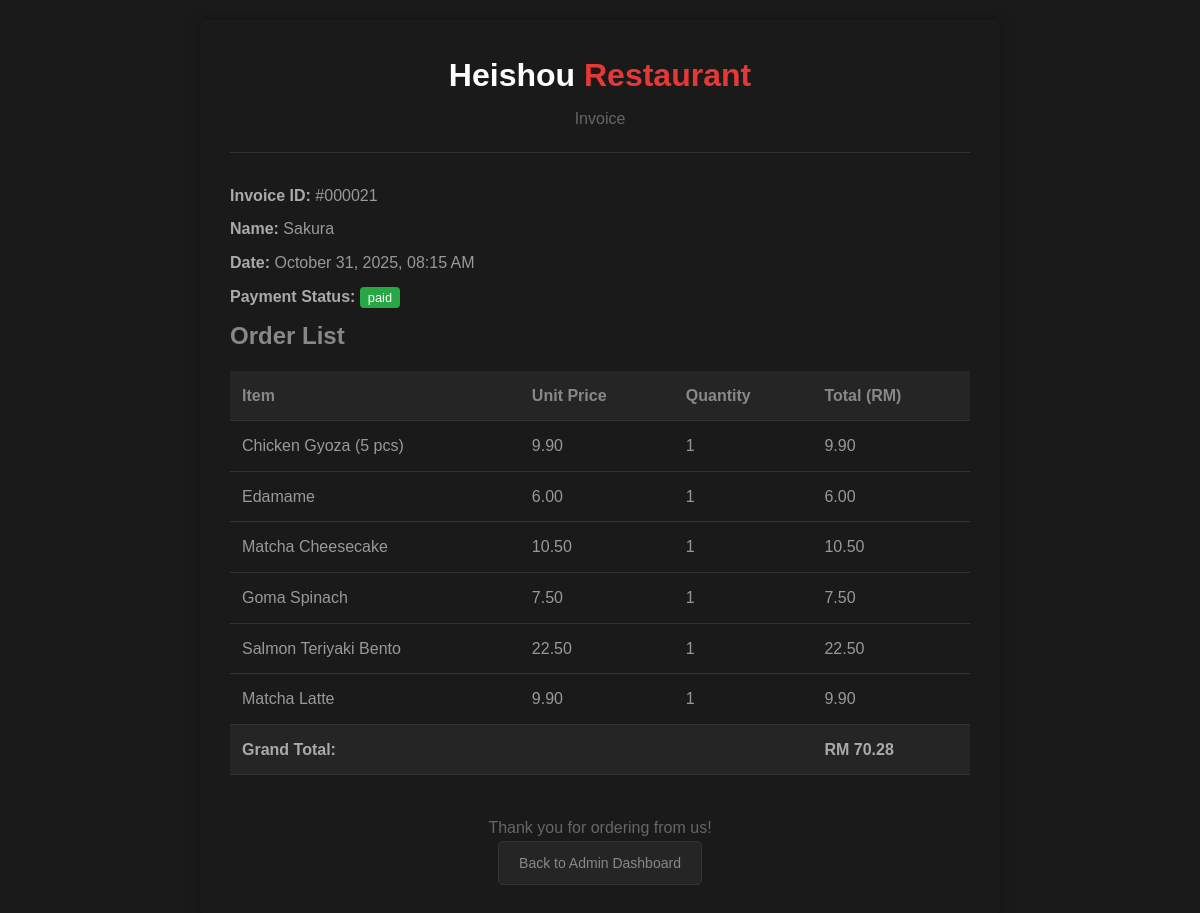
/user/view_invoice.php?id=21 (signed in), run on the app's committed database.
### tables this page shows
CREATE TABLE `invoice` (
  `Invoice_ID` int(11) NOT NULL,
  `User_ID` int(11) NOT NULL,
  `Total_Price` varchar(255) NOT NULL,
  `Payment_Status` varchar(255) NOT NULL,
  `created_at` timestamp NOT NULL DEFAULT CURRENT_TIMESTAMP
);

CREATE TABLE `user` (
  `User_ID` int(11) NOT NULL,
  `Full_Name` varchar(100) NOT NULL,
  `Email` varchar(100) NOT NULL,
  `Password` varchar(255) NOT NULL,
  `Role` enum('admin','user') DEFAULT 'user'
);

CREATE TABLE `cart_item` (
  `Cart_Item_ID` int(11) NOT NULL,
  `User_ID` int(11) DEFAULT NULL,
  `Invoice_ID` int(11) DEFAULT NULL,
  `Menu_ID` int(11) DEFAULT NULL,
  `Quantity` int(11) DEFAULT '1',
  `Subtotal` decimal(10,2) DEFAULT NULL,
  `Status` varchar(50) NOT NULL DEFAULT 'active'
);

CREATE TABLE `menu` (
  `Menu_ID` int(11) NOT NULL,
  `Item_Name` varchar(100) NOT NULL,
  `Description` text,
  `Price` decimal(10,2) NOT NULL,
  `Category` varchar(50) DEFAULT NULL,
  `Image` varchar(255) NOT NULL,
  `Status` varchar(255) NOT NULL
);

### user/view_invoice.php (the view, shortened to what this page needs)
<?php
include '../components/connect.php';
 $invoice_id = isset($_GET['id']) ? (int)$_GET['id'] : 0;
 $stmt = $conn->prepare("SELECT * FROM invoice WHERE Invoice_ID = ?");
 $stmt->bind_param("i", $invoice_id);
 $stmt->execute();
 $invoice_result = $stmt->get_result();
 $invoice = $invoice_result->fetch_assoc();
 $stmt_items = $conn->prepare("
    SELECT
        m.Item_Name,
        m.Price,
        ci.Quantity,
        ci.Subtotal
    FROM
        cart_item AS ci
    JOIN
        menu AS m ON ci.Menu_ID = m.Menu_ID
    WHERE
        ci.Invoice_ID = ?
");
 $stmt_items->bind_param("i", $invoice_id);
 $stmt_items->execute();
 $cart_items = $stmt_items->get_result()->fetch_all(MYSQLI_ASSOC);
 $stmt_user = $conn->prepare("SELECT Full_Name FROM user WHERE User_ID = ?");
 $stmt_user->bind_param("i", $invoice['User_ID']);
 $stmt_user->execute();
 $user_result = $stmt_user->get_result();
 $user = $user_result->fetch_assoc();
 $current_user_id = $_SESSION['User_ID'];
 $stmt_role = $conn->prepare("SELECT Role FROM user WHERE User_ID = ?");
 $stmt_role->bind_param("i", $current_user_id);
 $stmt_role->execute();
 $role_result = $stmt_role->get_result();
 $current_user = $role_result->fetch_assoc();
 $is_admin = ($current_user['Role'] === 'admin');
 $redirect_url = $is_admin ? '../admin/admin_home.php' : 'user_page.php';
 $back_text = $is_admin ? 'Back to Admin Dashboard' : 'Back to Home Page';
?>
<!DOCTYPE html>
<html lang="en">
<head>
    <link rel="stylesheet" href="https://cdnjs.cloudflare.com/ajax/libs/font-awesome/6.0.0/css/all.min.css">
    <link rel="stylesheet" href="../css/style.css">
</head>
<body>
    <div class="invoice-container">
        <div class="invoice-header">
            <h1>Heishou <span>Restaurant</span></h1>
            <p>Invoice</p>
        </div>
        <div class="invoice-details">
            <p><strong>Invoice ID:</strong> #<?php echo str_pad($invoice['Invoice_ID'], 6, '0', STR_PAD_LEFT); ?></p>
            <p><strong>Name:</strong> <?php echo htmlspecialchars($user['Full_Name']); ?></p>
            <p><strong>Date:</strong> <?php echo date('F d, Y, h:i A', strtotime($invoice['created_at'])); ?></p>
            <p><strong>Payment Status:</strong> <span class="status-<?php echo strtolower(htmlspecialchars($invoice['Payment_Status'])); ?>"><?php echo htmlspecialchars($invoice['Payment_Status']); ?></span></p>
        </div>
        <h2>Order List</h2>
        <table class="invoice-table">
            <thead>
                <tr>
                    <th>Item</th>
                    <th>Unit Price</th>
                    <th>Quantity</th>
                    <th class="text-right">Total (RM)</th>
                </tr>
            </thead>
            <tbody>
                <?php foreach ($cart_items as $item): ?>
                <tr>
                    <td><?php echo htmlspecialchars($item['Item_Name']); ?></td>
                    <td><?php echo number_format($item['Price'], 2); ?></td>
                    <td><?php echo htmlspecialchars($item['Quantity']); ?></td>
                    <td class="text-right"><?php echo number_format($item['Subtotal'], 2); ?></td>
                </tr>
                <?php endforeach; ?>
            </tbody>
            <tfoot>
                <tr>
                    <th colspan="3">Grand Total:</th>
                    <th class="text-right"><?php echo htmlspecialchars($invoice['Total_Price']); ?></th>
                </tr>
            </tfoot>
        </table>
        <div class="invoice-footer">
            <p>Thank you for ordering from us!</p>
            <a href="<?php echo $redirect_url; ?>" class="btn btn-primary"><?php echo $back_text; ?></a>
        </div>
    </div>
</body>
</html>

### css/style.css (style rules this page uses)
:root { --red: #dc2626; --red-dark: #991b1b; --red-light: #fca5a5; --white: #ffffff; --black: #000000; --gray-50: #f9fafb; --gray-100: #f3f4f6; --gray-200: #e5e7eb; --gray-300: #d1d5db; --gray-400: #9ca3af; --gray-500: #6b7280; --gray-600: #4b5563; --gray-700: #374151; --gray-800: #1f2937; --gray-900: #111827; --shadow-sm: 0 1px 2px 0 rgb(0 0 0 / 0.05); --shadow: 0 1px 3px 0 rgb(0 0 0 / 0.1), 0 1px 2px -1px rgb(0 0 0 / 0.1); --shadow-lg: 0 10px 15px -3px rgb(0 0 0 / 0.1), 0 4px 6px -4px rgb(0 0 0 / 0.1); --shadow-xl: 0 20px 25px -5px rgb(0 0 0 / 0.1), 0 8px 10px -6px rgb(0 0 0 / 0.1); }
* { margin: 0; padding: 0; box-sizing: border-box; }
body { font-family: 'Noto Sans JP', -apple-system, BlinkMacSystemFont, 'Segoe UI', Roboto, sans-serif; background: var(--black); color: var(--gray-300); line-height: 1.6; scroll-behavior: smooth; overflow-x: hidden; }
.btn { display: inline-flex; align-items: center; gap: 0.5rem; padding: 0.5rem 1rem; border: none; border-radius: 0.5rem; font-size: 0.875rem; font-weight: 500; text-decoration: none; cursor: pointer; transition: all 0.3s ease; background: transparent; color: var(--white); border: 1px solid transparent; }
.btn-primary { background: var(--red); color: var(--white); }

### user/view_invoice.php (style rules this page uses)
body { font-family: 'Noto Sans JP', sans-serif; background: #1a1a1a; padding: 20px; color: #b0b0b0; }
.invoice-container { max-width: 800px; margin: 0 auto; background: #1a1a1a; padding: 30px; border-radius: 8px; box-shadow: 0 0 15px rgba(0,0,0,0.3); }
.invoice-header { text-align: center; border-bottom: 1px solid #333; padding-bottom: 20px; margin-bottom: 30px; }
.invoice-header h1 { color: #ffffff; margin-bottom: 5px; }
.invoice-header h1 span { color: #e53935; }
.invoice-header p { color: #666; }
.invoice-details p { margin: 8px 0; color: #999; }
.invoice-details strong { color: #aaa; }
h2 { color: #888; margin-bottom: 15px; }
.invoice-table { width: 100%; border-collapse: collapse; margin-bottom: 30px; }
.invoice-table th, .invoice-table td { border: none; padding: 12px; text-align: left; border-bottom: 1px solid #333; }
.invoice-table th { background-color: #252525; color: #888; }
.invoice-table td { color: #999; }
.invoice-table tfoot th { color: #aaa; border-top: 1px solid #333; }
.text-right { text-align: right; }
.invoice-footer { text-align: center; margin-top: 40px; color: #666; }
.btn { padding: 10px 20px; border: none; border-radius: 5px; cursor: pointer; text-decoration: none; display: inline-block; transition: all 0.3s ease; }
.btn-primary { background-color: #252525; color: #888; border: 1px solid #333; }
.status-paid { background-color: #28a745; color: white; padding: 3px 8px; border-radius: 4px; font-size: 0.8em; }

### data on the page
invoice: Invoice_ID "000021", created_at "October 31, 2025, 08:15 AM", Payment_Status "paid", Total_Price "RM 70.28"
user: Full_Name "Sakura"
cart_item: Menu_ID.Item_Name "Chicken Gyoza (5 pcs)", Menu_ID.Price "9.90", Quantity "1", Subtotal "9.90"
cart_item: Menu_ID.Item_Name "Edamame", Menu_ID.Price "6.00", Quantity "1", Subtotal "6.00"
cart_item: Menu_ID.Item_Name "Matcha Cheesecake", Menu_ID.Price "10.50", Quantity "1", Subtotal "10.50"
cart_item: Menu_ID.Item_Name "Goma Spinach", Menu_ID.Price "7.50", Quantity "1", Subtotal "7.50"
cart_item: Menu_ID.Item_Name "Salmon Teriyaki Bento", Menu_ID.Price "22.50", Quantity "1", Subtotal "22.50"
cart_item: Menu_ID.Item_Name "Matcha Latte", Menu_ID.Price "9.90", Quantity "1", Subtotal "9.90"
user: Role "Back to Admin Dashboard"
